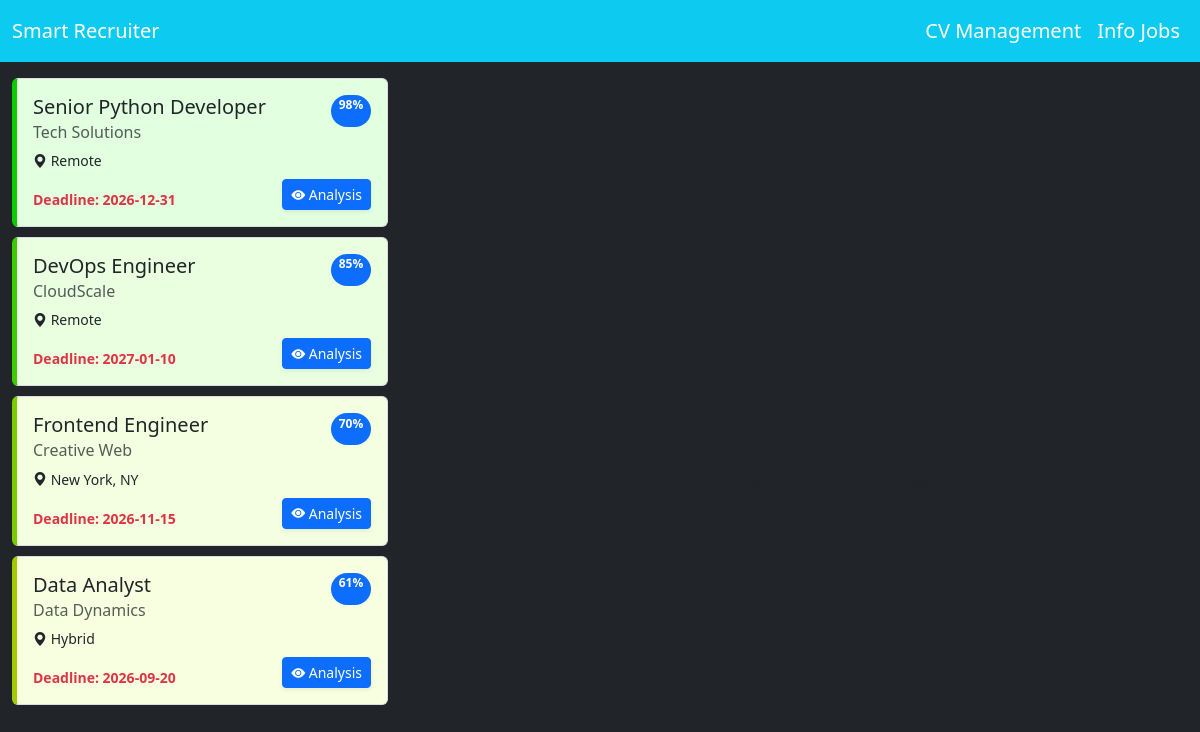
The page / on the database its author committed.
### tables this page shows
CREATE TABLE jobs(
            id INTEGER PRIMARY KEY,
            name TEXT,
            company TEXT,
            location TEXT,
            tags TEXT,
            responsibilities TEXT,
            skills TEXT,
            preskills TEXT,
            benefits TEXT,
            link TEXT,
            enddate TEXT,
            point REAL DEFAULT -1,
            missingskill TEXT,
            rcmskills TEXT
        );

### UPS/views.py (the view)
@app.route('/')
def index():
    delete_expired_jobs()
    jobs = get_sorted_jobs()
    user_has_cv = has_cv_data()
    return render_template('index.html', jobs=jobs, hascv=user_has_cv)

### UPS/cv.py (called while the page is built)
def has_cv_data():
    connect = sqlite3.connect(db_path)
    cursor = connect.cursor()
    try:
        cursor.execute('SELECT count(*) FROM cv_basic')
        count = cursor.fetchone()[0]
    except:
        count = 0
    connect.close()
    return count > 0

### UPS/job.py (called while the page is built)
def get_jobs():
    connect = sqlite3.connect(db_path)
    cursor = connect.cursor()
    cursor.execute('SELECT * FROM jobs')
    jobs = cursor.fetchall()
    connect.close()
    return jobs

def delete_expired_jobs():
    connect = sqlite3.connect(db_path)
    cursor = connect.cursor()
    today = datetime.now().strftime('%Y-%m-%d')
    cursor.execute('DELETE FROM jobs WHERE enddate < ?', (today,))
    connect.commit()
    connect.close()

### UPS/views.py (called while the page is built)
def get_sorted_jobs():
    jobs_raw = get_jobs()
    jobs_sorted = sorted(jobs_raw, key=lambda job: (-job[11] if job[11] is not None else 1, job[10]))
    return jobs_sorted

### UPS/templates/index.html (shortened to what this page needs)
<!DOCTYPE html>
<html lang="en">
<head>
    <link href="https://cdn.jsdelivr.net/npm/bootstrap@5.3.2/dist/css/bootstrap.min.css" rel="stylesheet">
    <link rel="stylesheet" href="https://cdn.jsdelivr.net/npm/bootstrap-icons@1.10.5/font/bootstrap-icons.css">
    <link rel="stylesheet" href="{{ url_for('static', filename='css/style.css') }}">
</head>
<body>
    <nav class="navbar navbar-expand-md navbar-dark bg-info fs-5">
        <div class="container-fluid">
            <a href="{{ url_for('index') }}" class="navbar-brand">Smart Recruiter</a>
            <div class="collapse navbar-collapse">
                <ul class="navbar-nav ms-auto">
                    <li class="nav-item"><a class="nav-link text-white" href="{{ url_for('cv_home_route') }}">CV Management</a></li>
                    <li class="nav-item"><a class="nav-link text-white" href="{{ url_for('jobs_route') }}">Info Jobs</a></li>
                </ul>
            </div>
        </div>
    </nav>
    <div class="container-fluid mt-3">
        <div class="row">
            <div class="col-lg-4">
                <div id="job-list-container">
                    {% for job in jobs %}
                    <div class="card job-summary-card" data-target="#job-detail-{{ job[0] }}"
                        {% if job[11] is not none and job[11] >= 0 %}
                            {% set point_val = [job[11], 100]|min %}
                            {% set hue = (point_val * 1.2)|int %}
                            style="background-color: hsl({{ hue }}, 100%, 94%); border-left: 5px solid hsl({{ hue }}, 100%, 40%);"
                        {% endif %}>
                        <div class="card-body">
                            <div class="d-flex justify-content-between">
                                <h5 class="card-title text-truncate">{{ job[1] }}</h5>
                                {% if job[11] is not none and job[11] >= 0 %}
                                    <span class="badge bg-primary rounded-pill">{{ job[11]|int }}%</span>
                                {% endif %}
                            </div>
                            <h6 class="card-subtitle mb-2 text-muted">{{ job[2] }}</h6>
                            <p class="card-text mb-1 small"><i class="bi bi-geo-alt-fill"></i> {{ job[3] }}</p>
                            <div class="d-flex justify-content-between align-items-end mt-2">
                                <small class="text-danger fw-bold">Deadline: {{ job[10] }}</small>
                                <div class="d-flex gap-1">
                                    {% if job[11] is not none and job[11] >= 0 %}
                                        <a href="{{ url_for('job_analysis_route', id=job[0]) }}" class="btn btn-primary btn-sm btn-analysis shadow-sm">
                                            <i class="bi bi-eye-fill"></i> Analysis
                                        </a>
                                    {% else %}
                                        <a href="{{ url_for('simulate_ai_route', id=job[0]) }}" class="btn btn-outline-secondary btn-sm btn-analysis">
                                            <i class="bi bi-robot"></i> AI Scan
                                        </a>
                                    {% endif %}
                                </div>
                            </div>
                        </div>
                    </div>
                    {% else %}
                    <div class="text-center mt-5">
                        <p>No jobs found.</p>
                        <a href="{{ url_for('form_job_route') }}" class="btn btn-primary">Add Job</a>
                    </div>
                    {% endfor %}
                </div>
            </div>
            <div class="col-lg-8">
                <div id="job-detail-container">
                    <div id="job-detail-placeholder" class="d-flex align-items-center justify-content-center h-100">
                        <div class="text-center text-muted">
                            <i class="bi bi-card-list" style="font-size: 4rem;"></i>
                            <p class="fs-4 mt-2">Select a job to see details</p>
                        </div>
                    </div>
                </div>
            </div>
        </div>
    </div>
</body>
</html>

### UPS/static/css/style.css (style rules this page uses)
body { background-color: #212529; color: #f8f9fa; font-family: 'Segoe UI', Tahoma, Geneva, Verdana, sans-serif; }
#job-list-container { height: calc(100vh - 80px); overflow-y: auto; }
.job-summary-card { cursor: pointer; transition: background-color 0.2s ease-in-out; border: 1px solid #ddd; border-left: 5px solid transparent; margin-bottom: 10px; background: white; }
#job-detail-container { height: calc(100vh - 80px); overflow-y: auto; }

### rows shown on the page
jobs: name "Senior Python Developer", point "98", company "Tech Solutions", location "Remote", enddate "2026-12-31"
jobs: name "DevOps Engineer", point "85", company "CloudScale", location "Remote", enddate "2027-01-10"
jobs: name "Frontend Engineer", point "70", company "Creative Web", location "New York, NY", enddate "2026-11-15"
jobs: name "Data Analyst", point "61", company "Data Dynamics", location "Hybrid", enddate "2026-09-20"
